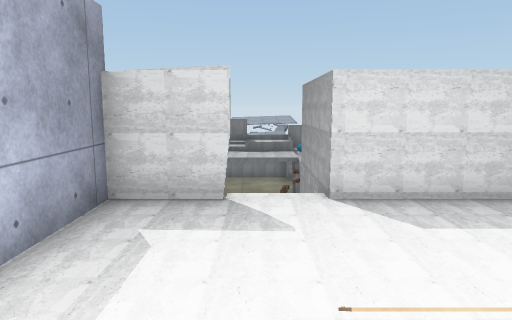
view 1 (above)

12 first-person views from a walk through a 3-D level made in the Unity game engine. The camera is 1.5 m above the floor, tilts 8° down and sees 70° across. The floor is counted in squares, 1 m on a side. Each view is taken from the middle of a square. On the plan, view 1 faces up. The plan holds only what a view shows up to about 16 squares ahead; the rest is blank. The place goes on beyond the plan. Some animated figures are left out. Door leaves are left out, so doorways stand open. Some surface patterns are stand-ins.

view 2
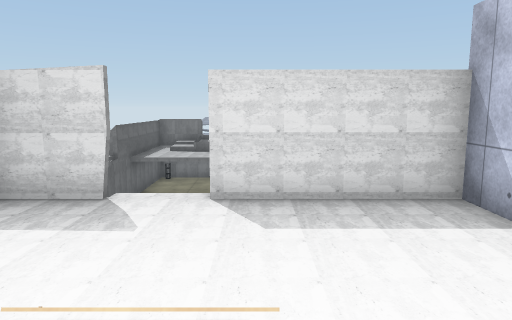

view 3
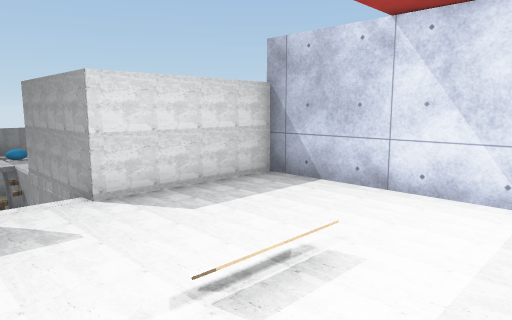

view 4
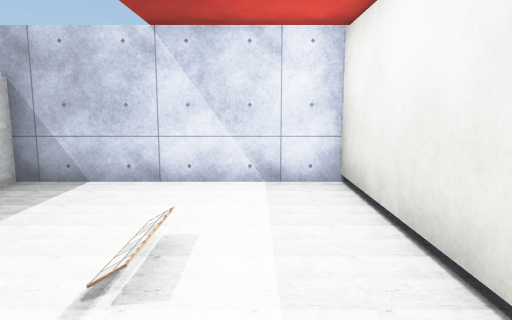

view 5
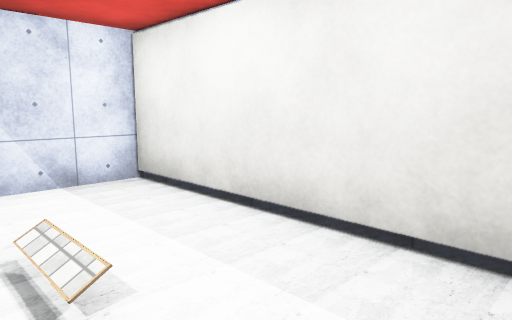

view 6
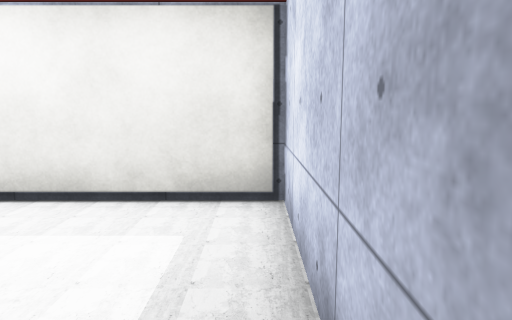

view 7
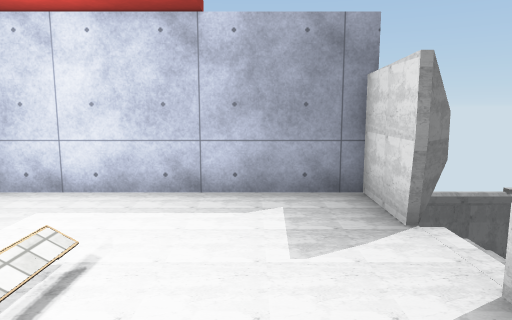

view 8
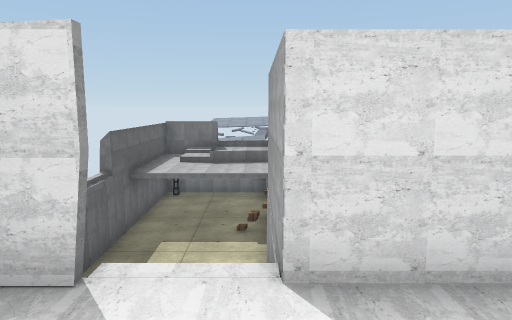

view 9
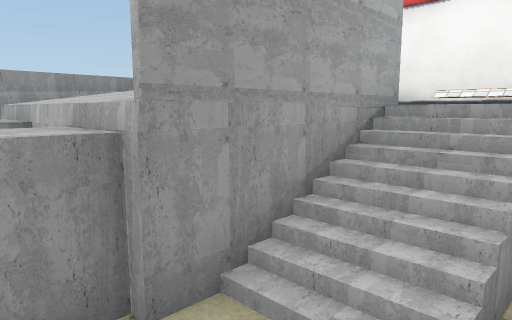

view 10
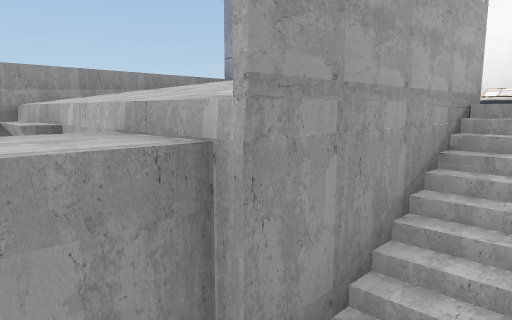

view 11
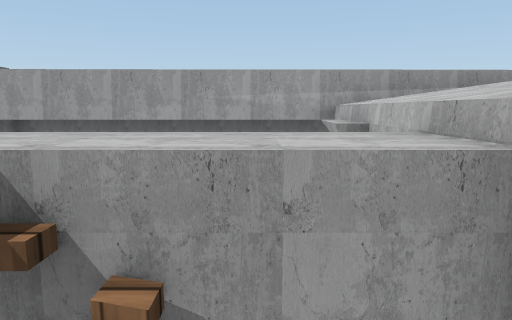

view 12
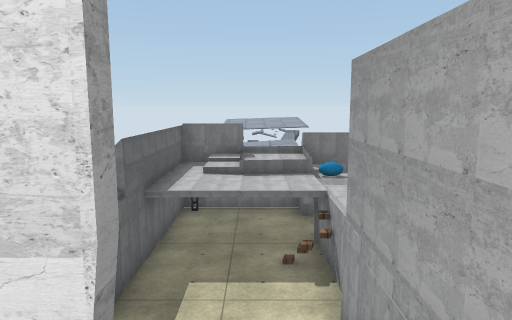

### Floor plan
Key: @ floor where view 1 was taken; # wall or solid block; . main floor; - floor 1.5 m lower than the main floor; / step, stairs or slope; D open door; ^ raised ledge; O other object.
Columns run from 3 left of view 1 to 7 right of it. Each row starts with its distance up from view 1.
 14  ^^^^^  #
 13  ^^^^^- #
 12  DDDD^- #
 11  #---^- ###
 10  #---^^^^
  9  #-/#^^^^
  8  #-/# ^^^
  7  #-/#  ^^
  6 ###.#####^D
  5 #........D
  4 #........#
  3 #........#
  2 #...OO...#
  1 #........#
  0 #..@.....#
 -1 ##OOOOOO##

Where each view was taken, in squares from view 1:
view 1: 0 up, 0 right, facing up
view 2: 0 up, 2 right, facing up
view 3: 0 up, 1 left, facing up-right
view 4: 1 up, 2 left, facing right
view 5: 3 up, 2 left, facing down-right
view 6: 5 up, 2 left, facing down
view 7: 4 up, 4 right, facing left
view 8: 3 up, 1 right, facing up
view 9: 11 up, 1 left, facing down-right
view 10: 11 up, 0 right, facing down-right
view 11: 11 up, 0 right, facing right
view 12: 5 up, 0 right, facing up
